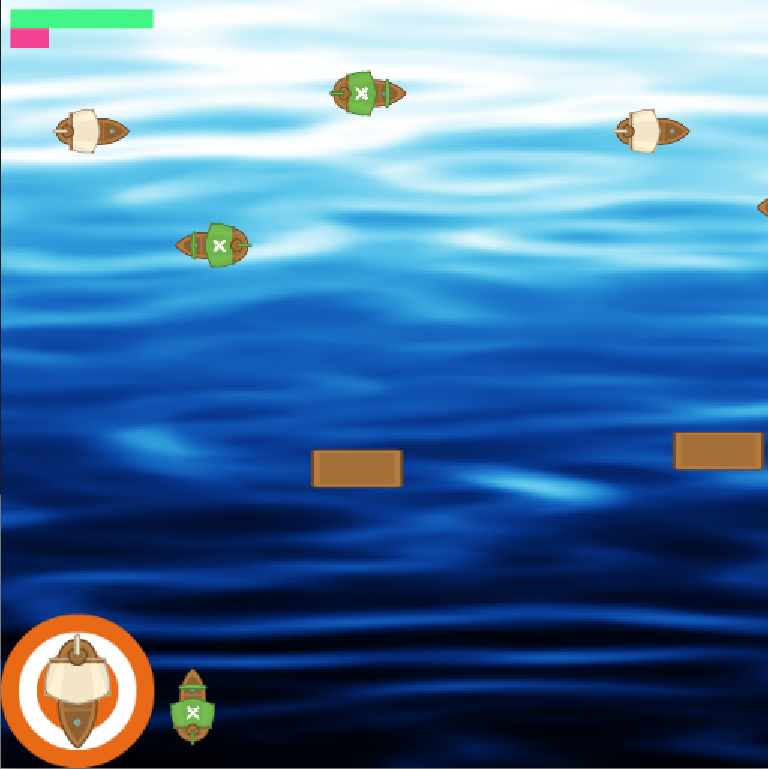
#> input picture src/image.png, 768 x 769 px
$ python plunder_preprocessing.py
#> lines starting #> are read from the running program, lines starting #| are printed output that depends on the picture; after the words box and inside, x2 and y2 are one past the last pixel; in counts of white or black regions, pixels touching at a corner belong together
import cv2
import numpy as np

import matplotlib.pyplot as plt

img = cv2.imread("image.png", 1)
#> img is the input picture: shape (769, 768, 3); mean B, G, R 161.6, 120, 76.1

# cv2.bitwise_or(rectangle, circle)

hsv = cv2.cvtColor(img, cv2.COLOR_BGR2HSV)
#> hsv: shape (769, 768, 3); mean H, S, V 98.9, 178, 168.5

color1_position = [55, 694]
color2_position = [67, 697]

color1 = hsv[color1_position[0], color1_position[1], :]
#> color1 = [97, 49, 249]
color2 = hsv[color2_position[0], color2_position[1], :]
#> color2 = [97, 48, 250]

# print(color1, color2)

lower_brown = np.array([10, 100, 20])
upper_brown = np.array([20, 255, 200])

color1[1] = 0
color1[2] = 0

color2[1] = 255
color2[2] = 255

mask = cv2.inRange(hsv, lower_brown, upper_brown)
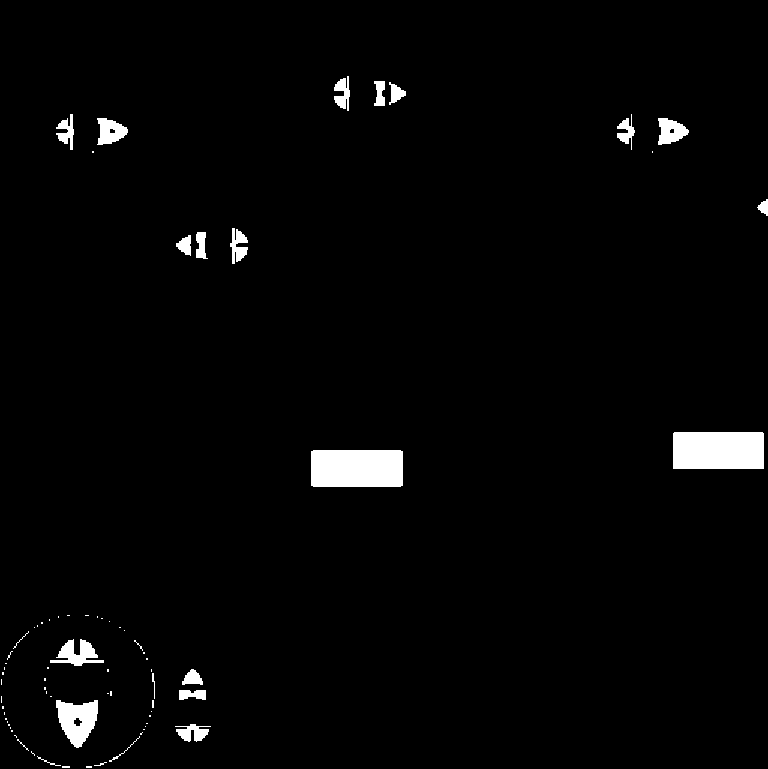
#> mask: shape (769, 768); 2.3% white; 74 white regions (51 under 20 px), largest, box (x1, y1, x2, y2) and area: (311, 450, 403, 487) 3396, (673, 432, 764, 469) 3365, (56, 700, 98, 748) 1304
#> hsv: shape (769, 768, 3); mean H, S, V 98.9, 178, 168.5


kernel = np.ones((5, 5), np.uint8)
mask = cv2.morphologyEx(mask, cv2.MORPH_OPEN, kernel)
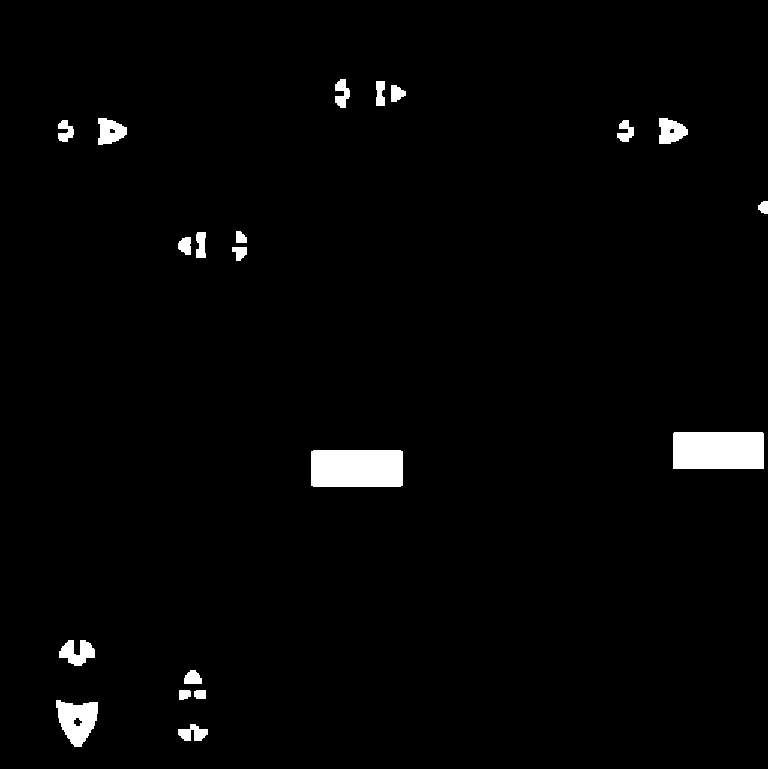
#> mask: shape (769, 768); 2.1% white; 20 white regions, largest, box (x1, y1, x2, y2) and area: (311, 450, 403, 487) 3396, (673, 432, 764, 469) 3365, (56, 700, 98, 747) 1293
mask = cv2.morphologyEx(mask, cv2.MORPH_CLOSE, kernel)
#> mask: shape (769, 768); 2.1% white; 18 white regions


contours, hierarchy = cv2.findContours(mask, cv2.RETR_EXTERNAL, cv2.CHAIN_APPROX_SIMPLE)
#> contours = 18 contours; largest, box (x1, y1, x2, y2) and area: (311, 450, 403, 487) 3270, (673, 432, 764, 469) 3239, (56, 700, 98, 747) 1258, (59, 640, 95, 666) 520, (98, 118, 127, 145) 514


for contour in contours:
    x, y, w, h = cv2.boundingRect(contour)
    img = cv2.rectangle(img, (x, y), (x + w, y + h), (0, 255, 0), 2)
    cv2.rectangle(img, (x, y), (x + w, y + h), (0, 255, 0), 2)
#> this loop made 18 passes
#> (x, y, w, h) on passes 1 to 12: (178, 724, 30, 17), (56, 700, 42, 47), (179, 690, 27, 10), (184, 670, 18, 14), (59, 640, 36, 26), (311, 450, 92, 37), (673, 432, 91, 37), (178, 237, 13, 18), (196, 232, 10, 26), (232, 231, 15, 30), (758, 201, 10, 13), (617, 120, 17, 22)
#> pass 1, `img = cv2.rectangle(img, (x, y), (x + w, y + h), (0, 255, 0), 2)`:
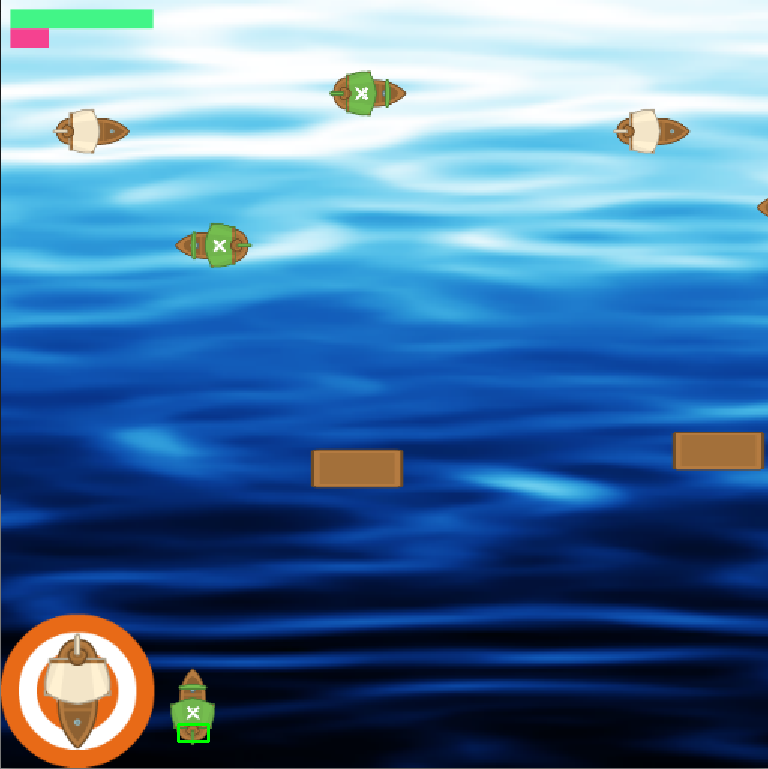
#> img: shape (769, 768, 3); 0.05% of pixels changed, all inside (x1, y1, x2, y2) = (177, 723, 210, 743)
#> pass 2, `img = cv2.rectangle(img, (x, y), (x + w, y + h), (0, 255, 0), 2)`:
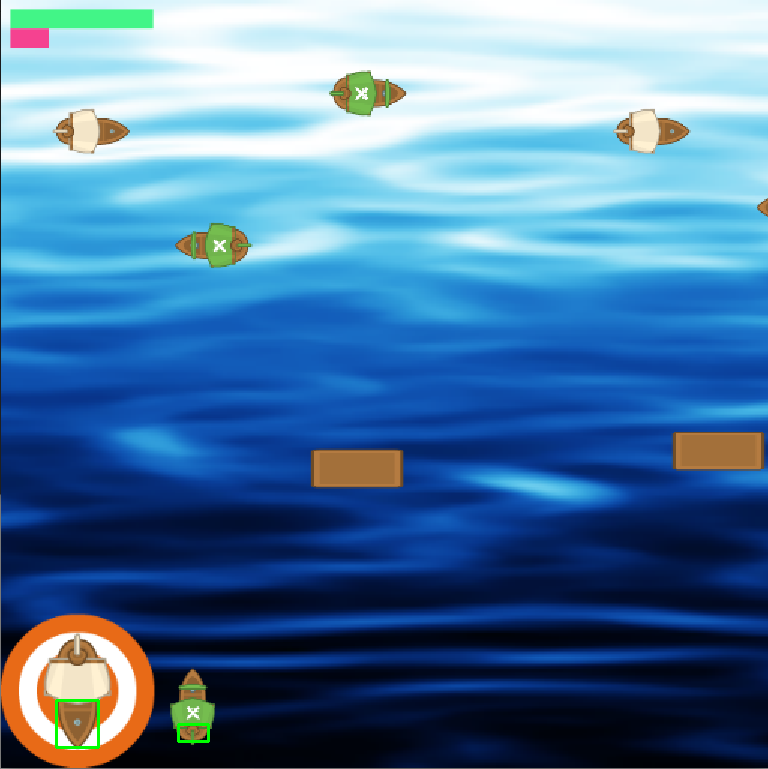
#> img: shape (769, 768, 3); 0.09% of pixels changed, all inside (x1, y1, x2, y2) = (55, 699, 100, 749)
#> after the loop:
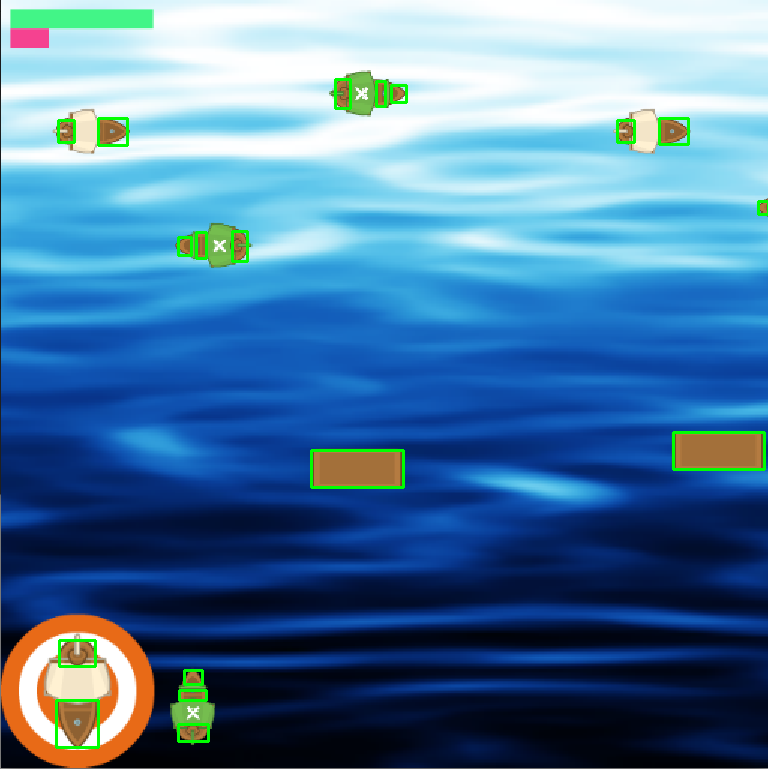
#> img: shape (769, 768, 3); mean B, G, R 160.5, 121.1, 74.8


# result = cv2.bitwise_and(img, img, mask = mask)

cv2.imshow("img", img)
cv2.imshow("mask", mask)

# cv2.imshow('mask', mask)

cv2.waitKey(0)
cv2.destroyAllWindows()
